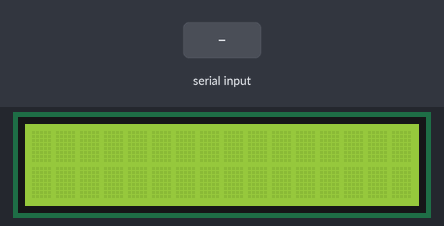
The sketch below on a simulated Arduino Uno, built with avr-gcc and run on an emulated ATmega328P. On the bench: 16×2 character LCD. The inputs (shaded band) are chosen by the test bench. What the sketch prints to the serial monitor is not drawn.

Above: at 1.2 s.
1.3 s: "1" received over Serial
At 1.8 s:
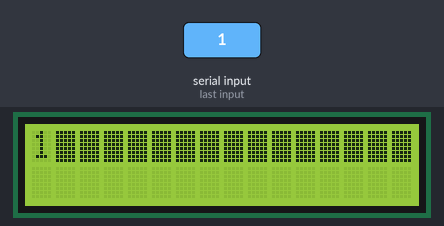
2.9 s: "0" received over Serial
At 4.2 s:
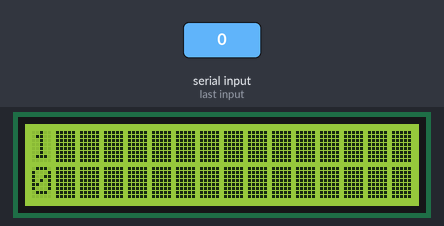
4.5 s: "2" received over Serial
At 5.9 s:
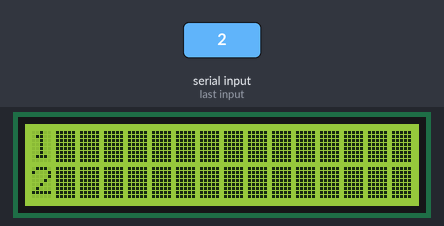
Timing chart, 0 to 7.5 s (numbered marks = the images above; inputs shaded):
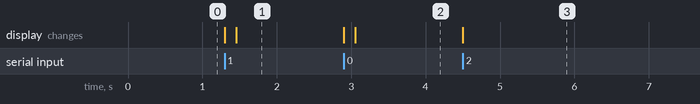

The sketch:

lcdrecog.ino
```cpp
#include <LiquidCrystal.h>

LiquidCrystal lcd(1, 2, 4, 5, 6, 7);

void setup(){
lcd.begin(16, 2);
Serial.begin(9600);
}

char rx_byte = 0;
int i = 0;
char string[15] = "";

void loop(){
if (Serial.available() > 0) {
  for(i = 0; i <= 15; i++){
  rx_byte = Serial.read();
  lcd.print(rx_byte);
  string[i] = rx_byte;
  delay(10);
    }
   lcd.setCursor(0, 1);
   Serial.print(string);
  }
}
```

Measured:
- after the input at 1.3 s, the display: first changes at once (image 1 shows a later state)
- after the input at 2.9 s, the display: first changes at once (image 2 shows a later state)
- after the input at 4.5 s, the display: changes at once (image 3)
